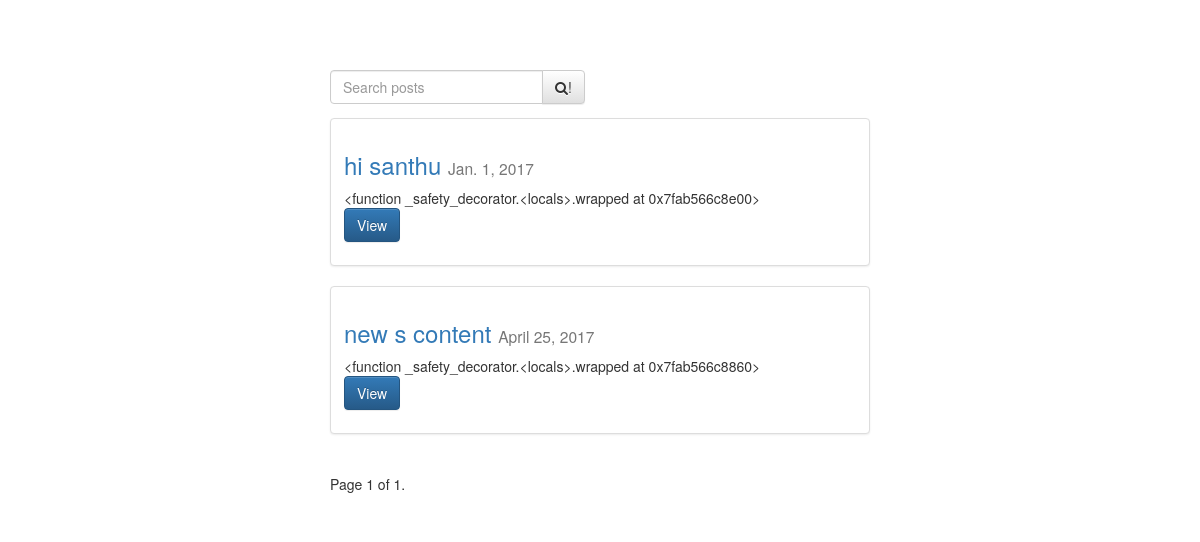
/posts/, run on the app's committed database.
### posts/models.py (models this page shows, shortened)
class Post(models.Model):
    user = models.ForeignKey(settings.AUTH_USER_MODEL, default=1)
    title = models.CharField(max_length=120)
    slug = models.SlugField(unique=True, default=uuid.uuid1)
    image = models.FileField(upload_to=upload_location,
            null=True,
            blank=True)
    content = models.TextField()
    draft = models.BooleanField(default=False)
    publish = models.DateField(auto_now=False, auto_now_add=False)
    updated = models.DateTimeField(auto_now=True, auto_now_add=False)
    timestamp = models.DateTimeField(auto_now=False, auto_now_add=True)
    objects = PostManager()
    def get_absolute_url(self):
        return reverse("posts:detail", kwargs={"slug": self.slug})
    class Meta:
        ordering = ["-timestamp", "-updated"]
    def get_markdown(self):
        content = self.content
        markdown_text = markdown(content)
        return mark_safe(markdown_text)

### posts/views.py (the view, shortened to what this page needs)
def post_list(request):
	today = timezone.now().date()
	queryset_list = Post.objects.active() #.order_by("-timestamp")
	if request.user.is_staff or request.user.is_superuser:
		queryset_list = Post.objects.all()
	query = request.GET.get("q")
	paginator = Paginator(queryset_list, 8) # Show 25 contacts per page
	page_request_var = "page"
	page = request.GET.get(page_request_var)
	try:
		queryset = paginator.page(page)
	except PageNotAnInteger:
		queryset = paginator.page(1)
	except EmptyPage:
		queryset = paginator.page(paginator.num_pages)
	context = {
		"object_list": queryset,
		"title": "List",
		"page_request_var": page_request_var,
		"today": today,
	}
	return render(request, "post_list.html", context)

### posts/models.py (called while the page is built)
    def active(self, *args, **kwargs):
        return super(PostManager, self).filter(draft=False).filter(publish__lte=timezone.now())

### templates/post_list.html (shortened to what this page needs)
{% extends "base.html" %}
{% block content %}
<div class='col-sm-6 col-sm-offset-3'>
    <h1>{{ title }}</h1>
<form method='GET' action='' class="row">
    <div class="col-sm-6">
        <div class="input-group">
        <input class='form-control' type='text' name='q' placeholder='Search posts' value='{{ request.GET.q }}'/>
        <span class="input-group-btn">
           <button class="btn btn-default" type="submit"><i class="fa fa-search"></i>!</button>
        </span>
        </div>
    </div>
</form>
{% for obj in object_list %}
<div class="row">
  <div class="col-sm-12">
    <div class="thumbnail">
      <div class="caption post-detail-item">
        <h3><a href='{{ obj.get_absolute_url }}'>{{ obj.title }}</a> <small>{{ obj.publish }}</small></h3>
        {{ obj.get_markdown }}
        <p><a href="{{ obj.get_absolute_url }}" class="btn btn-primary" role="button">View</a></p>
      </div>
    </div>
  </div>
</div>
{% endfor %}
<div class="pagination">
    <span class="step-links">
        <span class="current">
            Page {{ object_list.number }} of {{ object_list.paginator.num_pages }}.
        </span>
    </span>
</div>
</div>
{% endblock content %}

### static/css/base.css (style rules this page uses)
h1 { color: #FFF; }

### data on the page
Post: title "hi santhu", publish "Jan. 1, 2017", get_markdown "<function _safety_decorator.<locals>.wrapped at 0x7fab566c8e00>"
Post: title "new s content", publish "April 25, 2017", get_markdown "<function _safety_decorator.<locals>.wrapped at 0x7fab566c8860>"

### other printed values
{{ object_list.number }} "1"
{{ object_list.paginator.num_pages }} "1"
